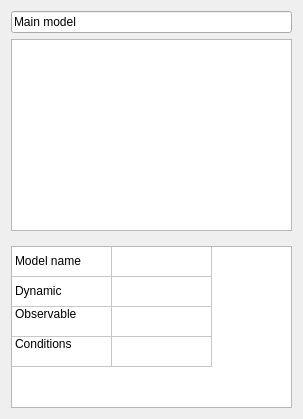
<?xml version="1.0" encoding="UTF-8"?>
<ui version="4.0">
 <class>fileVpzRtool</class>
 <widget class="QWidget" name="fileVpzRtool">
  <property name="geometry">
   <rect>
    <x>0</x>
    <y>0</y>
    <width>303</width>
    <height>419</height>
   </rect>
  </property>
  <property name="sizePolicy">
   <sizepolicy hsizetype="Preferred" vsizetype="MinimumExpanding">
    <horstretch>0</horstretch>
    <verstretch>0</verstretch>
   </sizepolicy>
  </property>
  <property name="windowTitle">
   <string>Form</string>
  </property>
  <layout class="QVBoxLayout" name="verticalLayout">
   <item>
    <widget class="QLineEdit" name="labelModel">
     <property name="text">
      <string>Main model</string>
     </property>
    </widget>
   </item>
   <item>
    <widget class="QTreeWidget" name="modelTree">
     <attribute name="headerVisible">
      <bool>false</bool>
     </attribute>
     <column>
      <property name="text">
       <string notr="true">1</string>
      </property>
     </column>
    </widget>
   </item>
   <item>
    <widget class="QStackedWidget" name="stackProperty">
     <property name="currentIndex">
      <number>1</number>
     </property>
     <widget class="QWidget" name="tabBlank"/>
     <widget class="QWidget" name="tabModelProperty">
      <layout class="QVBoxLayout" name="verticalLayout_2">
       <property name="leftMargin">
        <number>0</number>
       </property>
       <property name="rightMargin">
        <number>0</number>
       </property>
       <property name="bottomMargin">
        <number>0</number>
       </property>
       <item>
        <widget class="QTableWidget" name="modelProperty">
         <property name="sizePolicy">
          <sizepolicy hsizetype="Ignored" vsizetype="Ignored">
           <horstretch>0</horstretch>
           <verstretch>0</verstretch>
          </sizepolicy>
         </property>
         <property name="horizontalScrollBarPolicy">
          <enum>Qt::ScrollBarAlwaysOff</enum>
         </property>
         <property name="showDropIndicator" stdset="0">
          <bool>false</bool>
         </property>
         <property name="dragDropOverwriteMode">
          <bool>false</bool>
         </property>
         <property name="selectionMode">
          <enum>QAbstractItemView::NoSelection</enum>
         </property>
         <property name="selectionBehavior">
          <enum>QAbstractItemView::SelectRows</enum>
         </property>
         <property name="wordWrap">
          <bool>true</bool>
         </property>
         <property name="cornerButtonEnabled">
          <bool>true</bool>
         </property>
         <property name="rowCount">
          <number>4</number>
         </property>
         <property name="columnCount">
          <number>2</number>
         </property>
         <attribute name="horizontalHeaderVisible">
          <bool>false</bool>
         </attribute>
         <attribute name="horizontalHeaderHighlightSections">
          <bool>false</bool>
         </attribute>
         <attribute name="verticalHeaderVisible">
          <bool>false</bool>
         </attribute>
         <attribute name="verticalHeaderHighlightSections">
          <bool>false</bool>
         </attribute>
         <row/>
         <row/>
         <row/>
         <row/>
         <column>
          <property name="text">
           <string>Property</string>
          </property>
         </column>
         <column>
          <property name="text">
           <string>Value</string>
          </property>
         </column>
         <item row="0" column="0">
          <property name="text">
           <string>Model name</string>
          </property>
          <property name="flags">
           <set>ItemIsSelectable|ItemIsEnabled</set>
          </property>
         </item>
         <item row="0" column="1">
          <property name="text">
           <string/>
          </property>
          <property name="flags">
           <set>ItemIsSelectable|ItemIsEditable|ItemIsDragEnabled|ItemIsUserCheckable|ItemIsEnabled</set>
          </property>
         </item>
         <item row="1" column="0">
          <property name="text">
           <string>Dynamic</string>
          </property>
          <property name="textAlignment">
           <set>AlignLeft|AlignVCenter</set>
          </property>
          <property name="flags">
           <set>ItemIsSelectable|ItemIsEnabled</set>
          </property>
         </item>
         <item row="1" column="1">
          <property name="text">
           <string/>
          </property>
          <property name="flags">
           <set>ItemIsSelectable|ItemIsEditable|ItemIsDragEnabled|ItemIsUserCheckable|ItemIsEnabled</set>
          </property>
         </item>
         <item row="2" column="0">
          <property name="text">
           <string>Observable</string>
          </property>
          <property name="textAlignment">
           <set>AlignLeft|AlignTop</set>
          </property>
          <property name="flags">
           <set>ItemIsSelectable|ItemIsEnabled</set>
          </property>
         </item>
         <item row="2" column="1">
          <property name="text">
           <string/>
          </property>
          <property name="textAlignment">
           <set>AlignLeft|AlignTop</set>
          </property>
         </item>
         <item row="3" column="0">
          <property name="text">
           <string>Conditions</string>
          </property>
          <property name="textAlignment">
           <set>AlignLeft|AlignTop</set>
          </property>
         </item>
         <item row="3" column="1">
          <property name="text">
           <string/>
          </property>
          <property name="textAlignment">
           <set>AlignLeft|AlignTop</set>
          </property>
         </item>
        </widget>
       </item>
      </layout>
     </widget>
    </widget>
   </item>
  </layout>
 </widget>
 <resources/>
 <connections/>
</ui>
